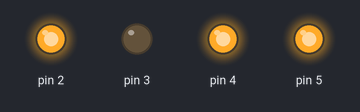
The sketch below on a simulated Arduino Uno, built with avr-gcc and run on an emulated ATmega328P. On the bench: output pins drawn as LEDs (lit = HIGH). Random numbers use the default seed unless the sketch sets one.

Above: at 0.2 s.
At 4.25 s:
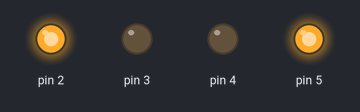
At 7.85 s:
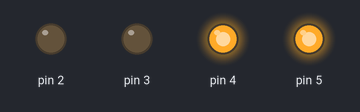
At 19.05 s:
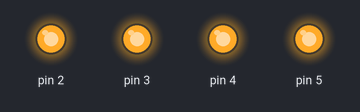
At 36.95 s:
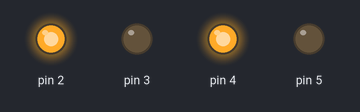
Timing chart, 0 to 38.5 s (numbered marks = the images above):
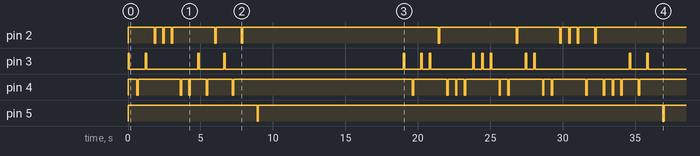

The sketch:

TAPTAPTAP_v3_bis.ino
```cpp
/*
 * La version V3 bis a été crée à Milan le 3/7/21 par Flo de SIGMASIX
 * Un des module 4 relay est deffectueux, la sortie NO du relay 3 ne fonctionne plus par contre le NC oui.
 * Du coup cette version du firmware intervertit la logique du relay 3. Une fois le relay board remplacé, le firmware v3 devra etre reuploader
 *
 */
//int nbmots;
//int randSole;
// the setup function runs once when you press reset or power the board
void setup() {
  // initialize digital pin LED_BUILTIN as an output.
  pinMode(2, OUTPUT);
  pinMode(3, OUTPUT);
  pinMode(4, OUTPUT);
  pinMode(5, OUTPUT);
  digitalWrite(2, HIGH);
  digitalWrite(3, LOW);
  digitalWrite(4, HIGH);
  digitalWrite(5, HIGH);
  randomSeed(analogRead(0));
}

unsigned long newrandom(unsigned long howsmall, unsigned long howbig){
  return howsmall + random() % (howbig-howsmall);
  }

// the loop function runs over and over again forever
void loop() {
  int nbmots = random(5, 30);


  for (int i = 0 ; i < nbmots ; i++)
  {
    int randSole = newrandom(2, 5);
    if (randSole == 3){
      digitalWrite(randSole, HIGH);
      delay(100);
      digitalWrite(randSole, LOW);
      delay(500);
    } else {
      digitalWrite(randSole, LOW);   // turn the LED on (HIGH is the voltage level)
      delay(100);                      // wait for a second
      digitalWrite(randSole, HIGH);    // turn the LED off by making the voltage LOW
      delay(500);          // fonction à répéter
    }
  }
  delay(500);
  digitalWrite(5, LOW);
  delay(100);
  digitalWrite(5, HIGH);
  delay(10000);
}
```

Measured:
- by itself, pin 2: HIGH → LOW at 1.8 s, → HIGH 0.10 s later, → LOW 0.50 s later, → HIGH 0.10 s later, … (22 changes in this stretch)
- by itself, pin 3: LOW → HIGH at 0.00 s, → LOW 0.10 s later, → HIGH 1.1 s later, → LOW 0.10 s later, … (28 changes in this stretch)
- by itself, pin 4: HIGH → LOW at 0.60 s, → HIGH 0.10 s later, → LOW 2.9 s later, → HIGH 0.10 s later, … (36 changes in this stretch)
- by itself, pin 5: alternates HIGH for 27.9 s and LOW for 0.10 s
